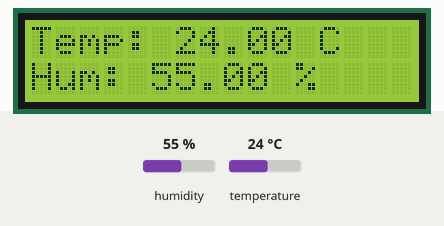
Recording of a sketch running on a simulated ESP32. Shown: 16×2 character LCD. The inputs (shaded band) are chosen by the test bench; at power-on: humidity 55 %, temperature 24 °C.

Above: at 3.2 s.
3.3 s: humidity set to 22 %
At 4.9 s:
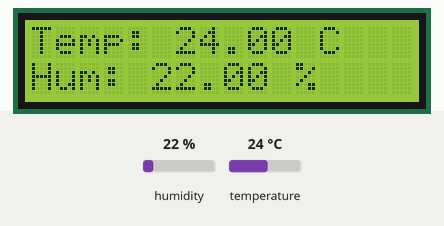
6.0 s: temperature set to 12 °C
At 7.6 s:
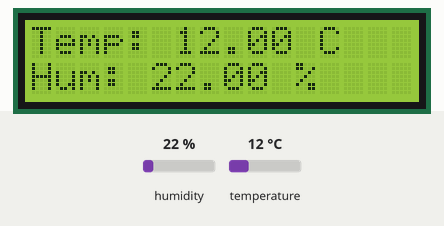
8.7 s: humidity set to 40 %
At 10.6 s:
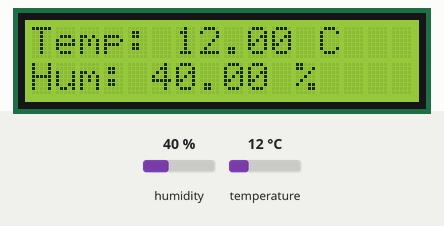
11.7 s: temperature set to 19 °C
At 13.3 s:
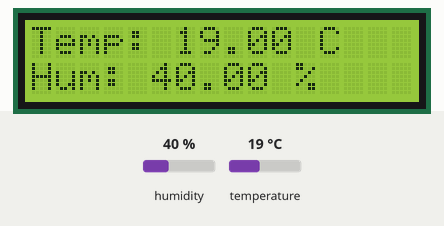
Timing chart, 0 to 14.8 s (numbered marks = the images above; inputs shaded):
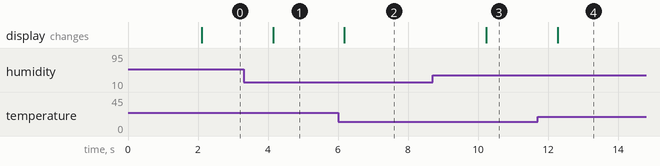

Measured:
- after the input at 3.3 s, the display: changes after 0.84 s (image 1)
- after the input at 6.0 s, the display: changes after 0.18 s (image 2)
- after the input at 8.7 s, the display: changes after 1.5 s (image 3)
- after the input at 11.7 s, the display: changes after 0.57 s (image 4)

The sketch:

sketch.ino
```cpp
#include<Wire.h>
#include<LiquidCrystal_I2C.h>
#include<DHT.h>

#define DHTPIN 4
#define DHTTYPE DHT22

DHT dht(DHTPIN, DHTTYPE);

LiquidCrystal_I2C lcd(0x27, 16, 2);

void setup(){
  dht.begin();
  lcd.init();
  lcd.backlight();

  lcd.setCursor(0, 0);
  lcd.print("DHT22 Sensor");
  delay(2000);

  lcd.clear();
}

void loop() {

  float temperature = dht.readTemperature();
  float humidity = dht.readHumidity();

  lcd.clear();

  lcd.setCursor(0, 0);
  lcd.print("Temp: ");
  lcd.print(temperature);
  lcd.print(" C");

  lcd.setCursor(0, 1);
  lcd.print("Hum: ");
  lcd.print(humidity);
  lcd.print(" %");

  delay(2000);
}
```
